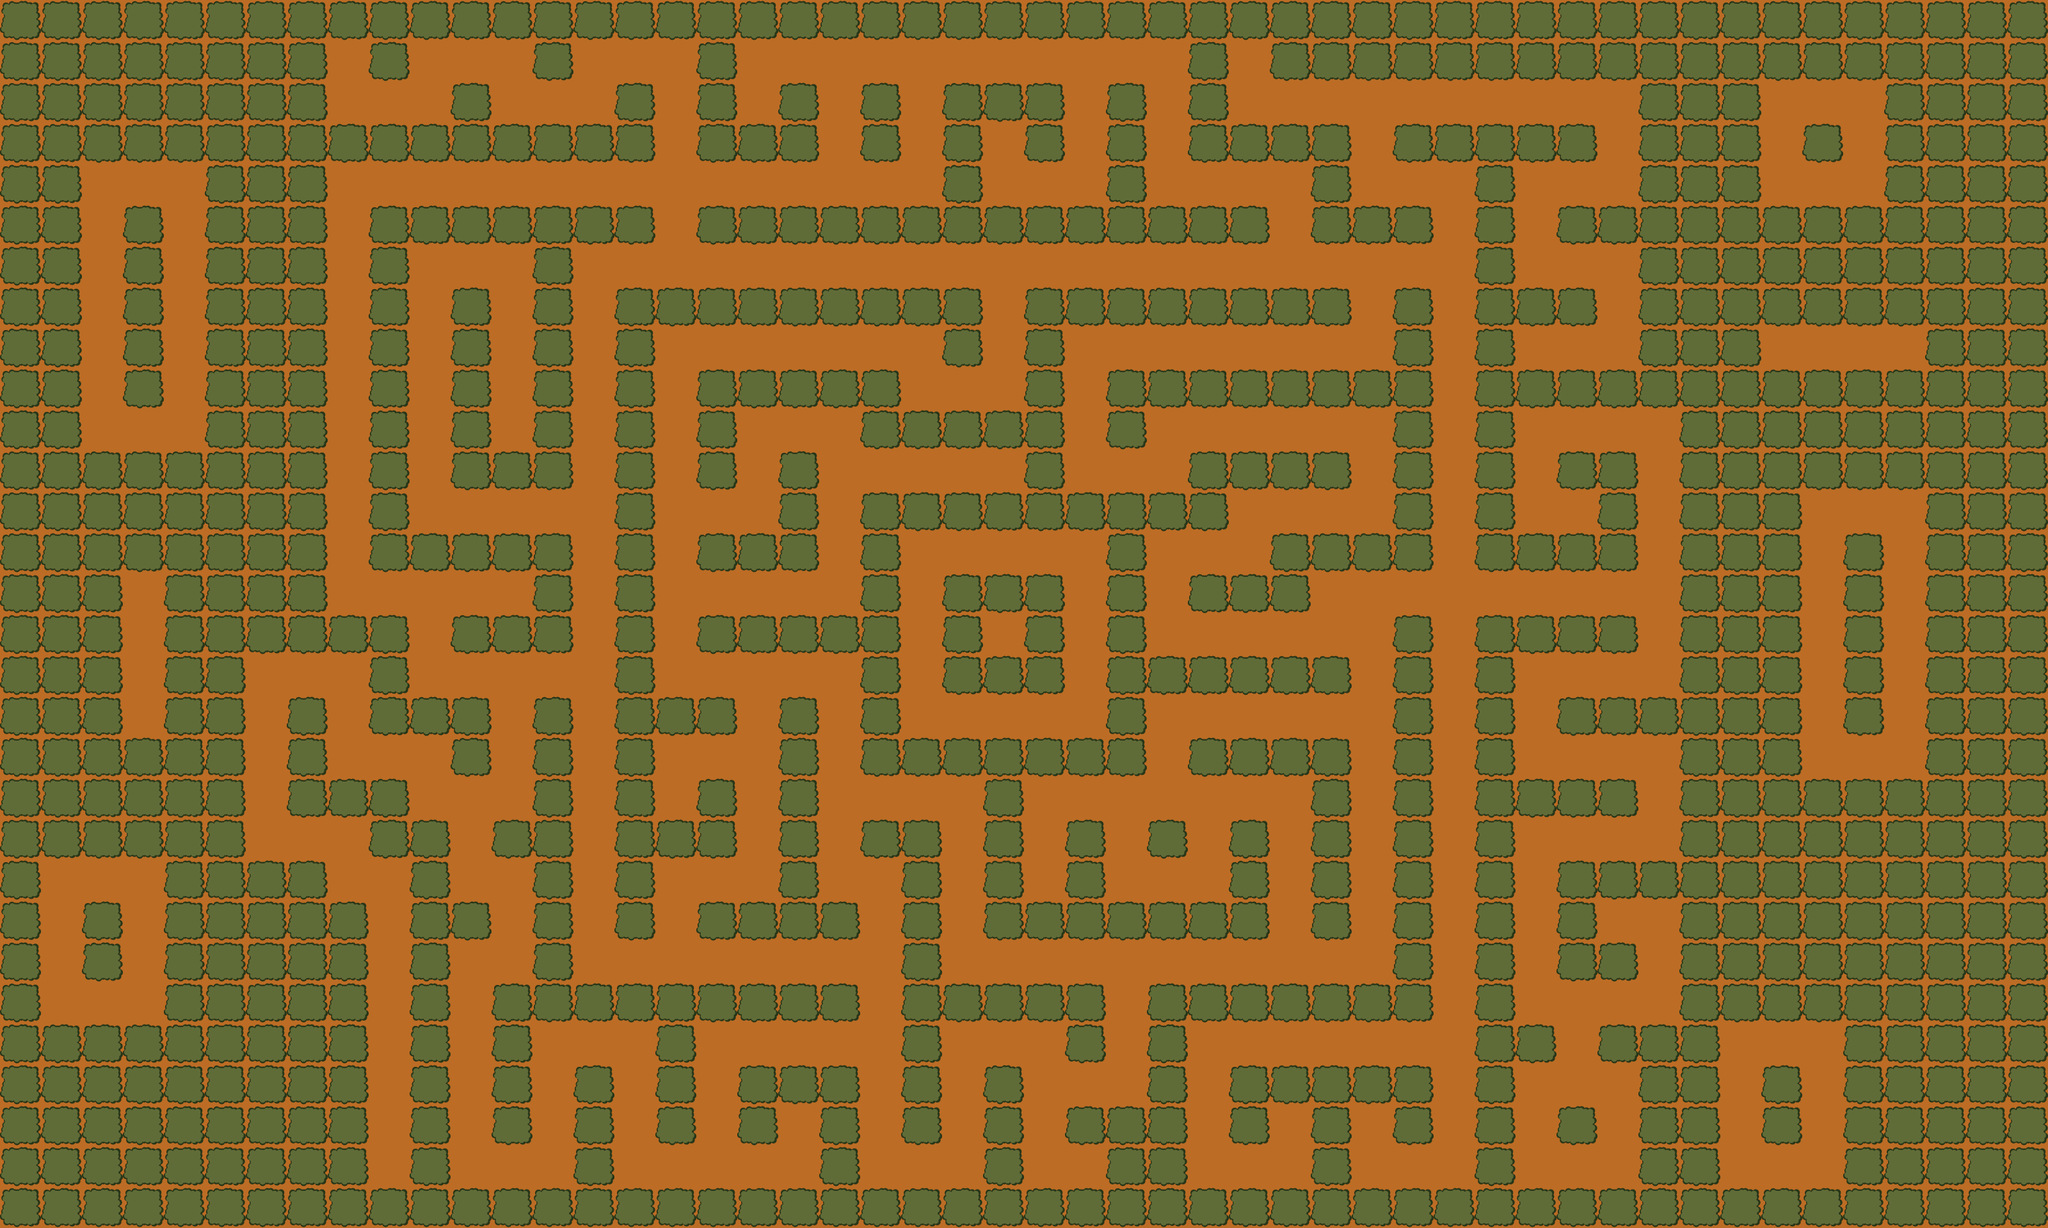

Tiled map render using the project's own tile images. Description and the map definition, with tile-layer contents summarised, below:
An orthogonal 50x30 tile map with 64x64 px tiles, 3 tile layers (floor, objects, wall).

<map version="1.5" tiledversion="1.6.0" orientation="orthogonal" renderorder="right-down" width="50" height="30" tilewidth="64" tileheight="64" infinite="0" nextlayerid="7" nextobjectid="1">
 <tileset firstgid="1" name="ground" tilewidth="64" tileheight="64" tilecount="3" columns="0">
  <grid orientation="orthogonal" width="1" height="1" />
  <tile id="1">
   <image width="64" height="64" source="../textures/groundexit.png" />
  </tile>
  <tile id="3">
   <properties>
    <property name="collision" type="bool" value="true" />
   </properties>
   <image width="64" height="64" source="../textures/groundwall.png" />
  </tile>
  <tile id="4">
   <image width="64" height="64" source="../textures/groundfloor.png" />
  </tile>
 </tileset>
 <layer id="3" name="floor" width="50" height="30">
  <data>[1500 cells, 1500 non-empty, 1 distinct tile ids]</data>
 </layer>
 <layer id="5" name="objects" width="50" height="30">
  <data>[1500 cells, 0 non-empty, 0 distinct tile ids]</data>
 </layer>
 <layer id="2" name="wall" width="50" height="30">
  <properties>
   <property name="collide" type="bool" value="true" />
  </properties>
  <data>[1500 cells, 937 non-empty, 1 distinct tile ids]</data>
 </layer>
</map>
